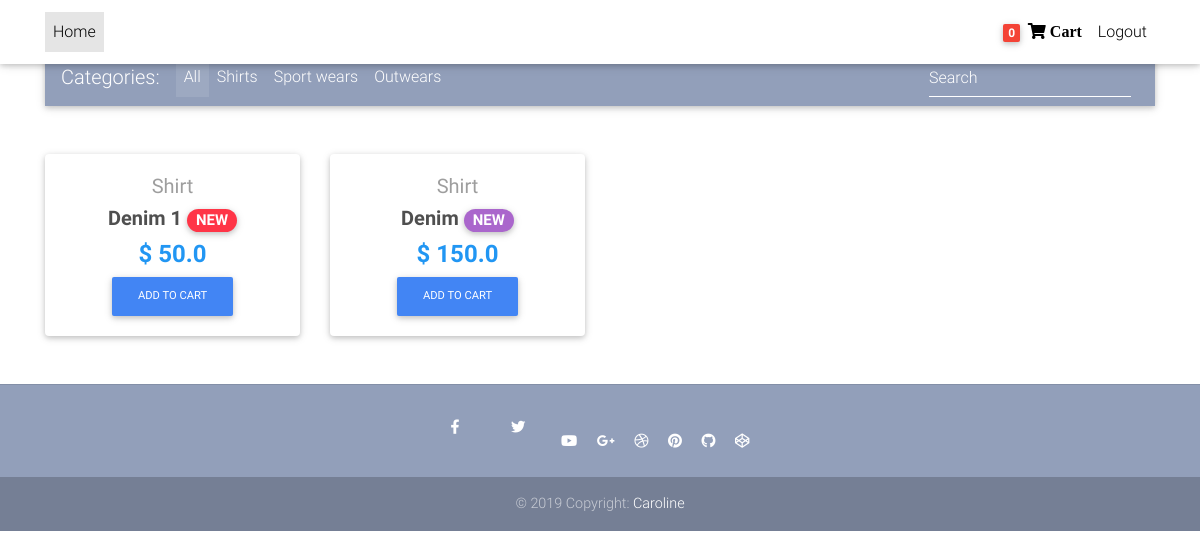
The app's page / (signed in) with its own data.
### core/models.py (models this page shows, shortened)
class Order(models.Model):
    user = models.ForeignKey(settings.AUTH_USER_MODEL,
                             on_delete=models.CASCADE)
    items = models.ManyToManyField(OrderItem)
    start_date = models.DateTimeField(auto_now_add=True)
    ordered_date = models.DateTimeField()
    ordered = models.BooleanField(default=False)

class Item(models.Model):
    title = models.CharField(max_length=100)
    price = models.FloatField()
    discount_price = models.FloatField(blank=True, null=True)
    category = models.CharField(choices=CATEGORY_CHOICES, max_length=2)
    label = models.CharField(choices=LABEL_CHOICES, max_length=1)
    slug = models.SlugField()
    description=models.TextField()
    def get_absolute_url(self):
        return reverse("core:product_page", kwargs={
            'slug': self.slug
        })

### core/views.py (the view)
# urls.py: path('', HomeView.as_view(), name= 'home_page'),
class HomeView(ListView):
    model=Item
    paginate_by = 10 #saved already
    template_name="home-page.html"

### core/templatetags/cart_templates_tags.py (called while the page is built)
@register.filter
def add_item_count(user):
    if user.is_authenticated:
        qs=Order.objects.filter(user=user, ordered=False)
        if qs.exists():
            return qs[0].items.count()
    return 0

### templates/home-page.html (shortened to what this page needs)
{% extends "base.html" %}
{% load static %}
 {% block content  %}
  <main>
    <div class="container">
      <nav class="navbar navbar-expand-lg navbar-dark mdb-color lighten-3 mt-3 mb-5">
        <span class="navbar-brand">Categories:</span>
        <div class="collapse navbar-collapse" id="basicExampleNav">
          <ul class="navbar-nav mr-auto">
            <li class="nav-item active">
              <a class="nav-link" href="#">All
              </a>
            </li>
            <li class="nav-item">
              <a class="nav-link" href="#">Shirts</a>
            </li>
            <li class="nav-item">
              <a class="nav-link" href="#">Sport wears</a>
            </li>
            <li class="nav-item">
              <a class="nav-link" href="#">Outwears</a>
            </li>
          </ul>
          <form class="form-inline">
            <div class="md-form my-0">
              <input class="form-control mr-sm-2" type="text" placeholder="Search" aria-label="Search">
            </div>
          </form>
        </div>
      </nav>
      <section class="text-center mb-4">
        <div class="row wow fadeIn">
          {% for item in object_list %}
          <div class="col-lg-3 col-md-6 mb-4">
            <div class="card">
              <div class="card-body text-center">
                <a href="" class="grey-text">
                  <h5>{{ item.get_category_display }}</h5>
                </a>
                <h5>
                  <strong>
                    <a href="{{item.get_absolute_url}}"class="dark-grey-text">{{ item.title }}
                      <span class="badge badge-pill {{ item.get_label_display }}-color">NEW</span>
                    </a>
                  </strong>
                </h5>
                <h4 class="font-weight-bold blue-text">
                  <strong>$
                  {% if item.discount_price%}
                  {{ item.discount_price }}
                   {% else %}
                   {{item.price}}
                   {% endif %}
                  </strong>
                </h4>
                 <a href="" class="btn btn-primary btn-md my-0 p" >Add to cart
              </a>
              </div>
            </div>
          </div>
          {% endfor %}
        </div>
      </section>
    </div>
  </main>
{% endblock content %}

### templates/base.html (shortened to what this page needs)
{% load static %}
{% load cart_templates_tags %}
<!DOCTYPE html>
<html lang="en">
<head>
  <link  href="https://use.fontawesome.com/releases/v5.8.2/css/all.css" rel="stylesheet" type="text/css">
    <link href="{% static 'css/bootstrap.min.css' %}" rel="stylesheet">
  <link href="{% static 'css/mdb.min.css' %}" rel="stylesheet">
  <link href="{% static 'css/style.min.css' %}" rel="stylesheet">
</head>
<body>
<nav class="navbar fixed-top navbar-expand-lg navbar-light white scrolling-navbar">
    <div class="container">
      <div class="collapse navbar-collapse" id="navbarSupportedContent">
        <ul class="navbar-nav mr-auto">
           <li class="nav-item active">
            <a class="nav-link waves-effect" href=" {% url 'core:home_page' %}">Home
            </a>
          </li>
        </ul>
        <ul class="navbar-nav nav-flex-icons">
        {% if request.user.is_authenticated %}
          <li class="nav-item">
            <a href="{% url 'core:order-summary' %}" class="nav-link waves-effect">
              <span class="badge red z-depth-1 mr-1"> {{request.user|add_item_count }}</span>
              <span class="clearfix d-none d-sm-inline-block fa fa-shopping-cart "> Cart </span>
            </a>
          </li>
            <li class="nav-item">
            <a class="nav-link waves-effect" href= "{% url 'account_logout' %}">
             <span class="clearfix d-none d-sm-inline-block"> Logout </span>
            </a>
          </li>
          {% endif %}
        </ul>
      </div>
    </div>
  </nav>
<body>
    {% block content  %}
    {% endblock content %}
  <footer class="page-footer text-center font-small mt-4 wow fadeIn">
    <hr class="my-4">
    <div class="pb-4">
       <a href="https://www.facebook.com/mdbootstrap" class="nav-link waves-effect" target="_blank">
        <i class="fab fa-facebook-f mr-3"></i>
      </a>
       <a href="{% static 'https://twitter.com/MDBootstrap'%}" class="nav-link waves-effect" target="_blank">
        <i class="fab fa-twitter mr-3"></i>
      </a>
      <a href="{% static 'https://www.youtube.com/watch?v=7MUISDJ5ZZ4'%}" target="_blank">
        <i class="fab fa-youtube mr-3"></i>
      </a>
      <a href="{% static 'https://plus.google.com/u/0/b/107863090883699620484'%}" target="_blank">
        <i class="fab fa-google-plus-g mr-3"></i>
      </a>
      <a href="{% static 'https://dribbble.com/mdbootstrap'%}" target="_blank">
        <i class="fab fa-dribbble mr-3"></i>
      </a>
      <a href="{% static 'https://pinterest.com/mdbootstrap'%}" target="_blank">
        <i class="fab fa-pinterest mr-3"></i>
      </a>
      <a href="https://github.com/mdbootstrap/bootstrap-material-design" target="_blank">
        <i class="fab fa-github mr-3"></i>
      </a>
      <a href="{% static 'http://codepen.io/mdbootstrap/'%}" target="_blank">
        <i class="fab fa-codepen mr-3"></i>
      </a>
    </div>
    <div class="footer-copyright py-3">
      © 2019 Copyright:
      <a href="{% static 'https://mdbootstrap.com/education/bootstrap/'%}" target="_blank"> Caroline </a>
    </div>
 </footer>
</body>
</html>

### templates/base.html (style rules this page uses)
html, body, header, .carousel { height: 60vh; }

### records on screen
Item: category "Shirt", title "Denim 1", discount_price "50.0"
Item: category "Shirt", title "Denim", price "150.0"

### other values on screen
{{ request.user|add_item_count }} "0"
